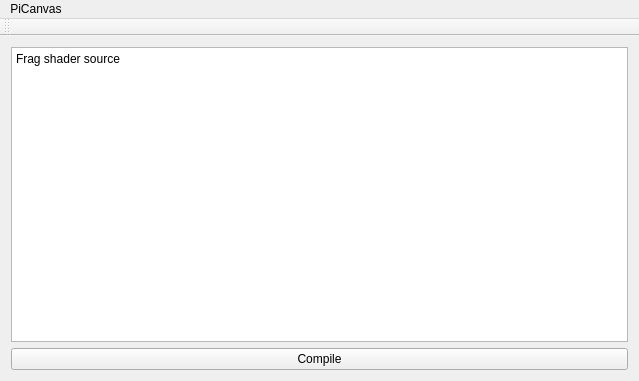
<?xml version="1.0" encoding="UTF-8"?>
<ui version="4.0">
 <class>MainWindow</class>
 <widget class="QMainWindow" name="MainWindow">
  <property name="geometry">
   <rect>
    <x>0</x>
    <y>0</y>
    <width>639</width>
    <height>381</height>
   </rect>
  </property>
  <property name="windowTitle">
   <string>MainWindow</string>
  </property>
  <property name="animated">
   <bool>true</bool>
  </property>
  <widget class="QWidget" name="centralWidget">
   <property name="enabled">
    <bool>true</bool>
   </property>
   <property name="autoFillBackground">
    <bool>false</bool>
   </property>
   <layout class="QVBoxLayout" name="verticalLayout">
    <item>
     <layout class="QHBoxLayout" name="mainContainer">
      <item>
       <widget class="QPlainTextEdit" name="textEdit">
        <property name="sizePolicy">
         <sizepolicy hsizetype="Preferred" vsizetype="Preferred">
          <horstretch>0</horstretch>
          <verstretch>0</verstretch>
         </sizepolicy>
        </property>
        <property name="minimumSize">
         <size>
          <width>100</width>
          <height>100</height>
         </size>
        </property>
        <property name="plainText">
         <string>Frag shader source</string>
        </property>
       </widget>
      </item>
     </layout>
    </item>
    <item>
     <widget class="QPushButton" name="compileButton">
      <property name="text">
       <string>Compile</string>
      </property>
     </widget>
    </item>
   </layout>
  </widget>
  <widget class="QMenuBar" name="menuBar">
   <property name="enabled">
    <bool>true</bool>
   </property>
   <property name="geometry">
    <rect>
     <x>0</x>
     <y>0</y>
     <width>639</width>
     <height>22</height>
    </rect>
   </property>
   <property name="defaultUp">
    <bool>true</bool>
   </property>
   <property name="nativeMenuBar">
    <bool>true</bool>
   </property>
   <widget class="QMenu" name="menuPiCanvas">
    <property name="geometry">
     <rect>
      <x>364</x>
      <y>117</y>
      <width>126</width>
      <height>46</height>
     </rect>
    </property>
    <property name="title">
     <string>PiCanvas</string>
    </property>
   </widget>
   <addaction name="menuPiCanvas"/>
  </widget>
  <widget class="QToolBar" name="mainToolBar">
   <attribute name="toolBarArea">
    <enum>TopToolBarArea</enum>
   </attribute>
   <attribute name="toolBarBreak">
    <bool>false</bool>
   </attribute>
  </widget>
 </widget>
 <layoutdefault spacing="6" margin="11"/>
 <resources/>
 <connections/>
</ui>
